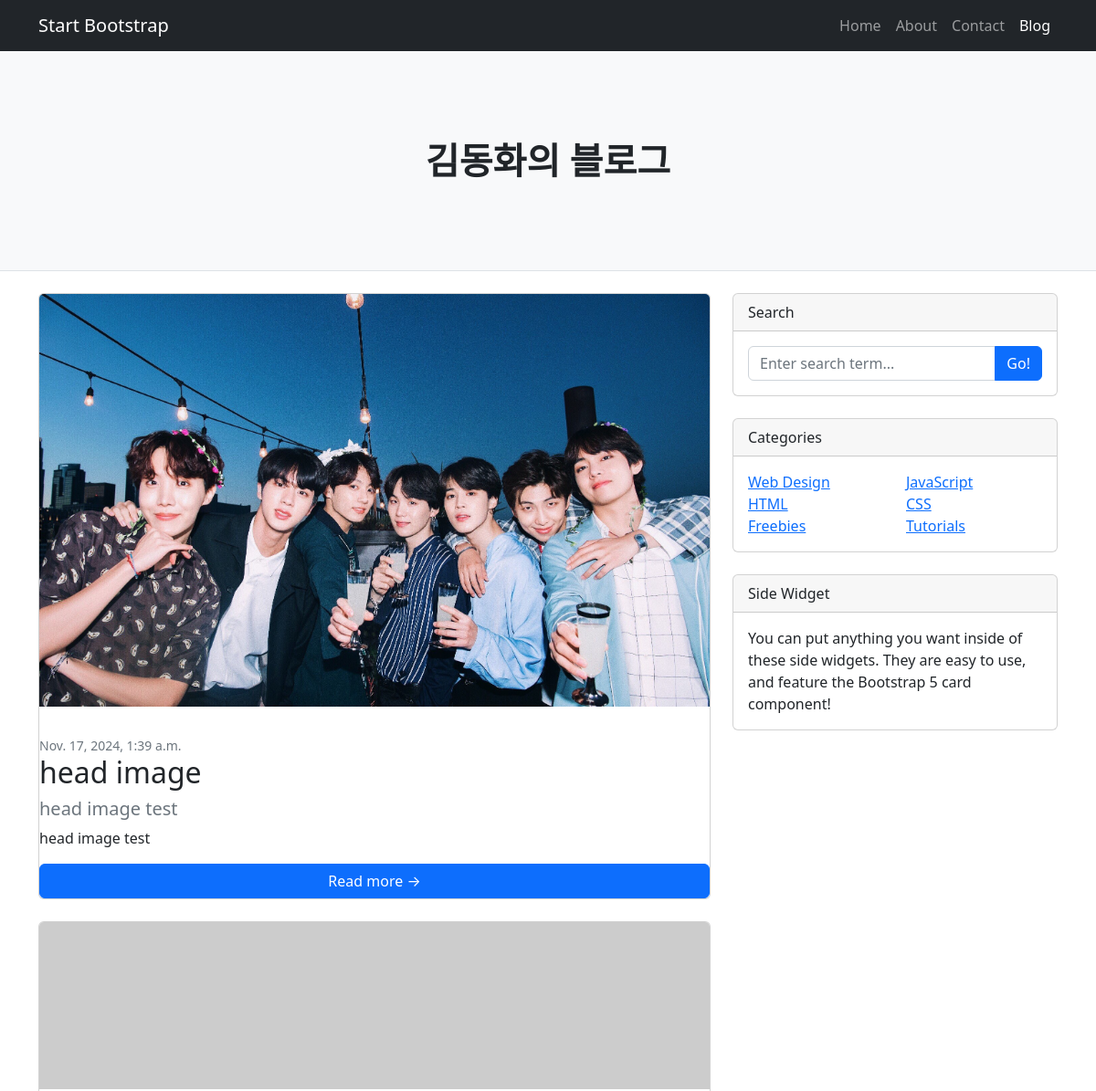
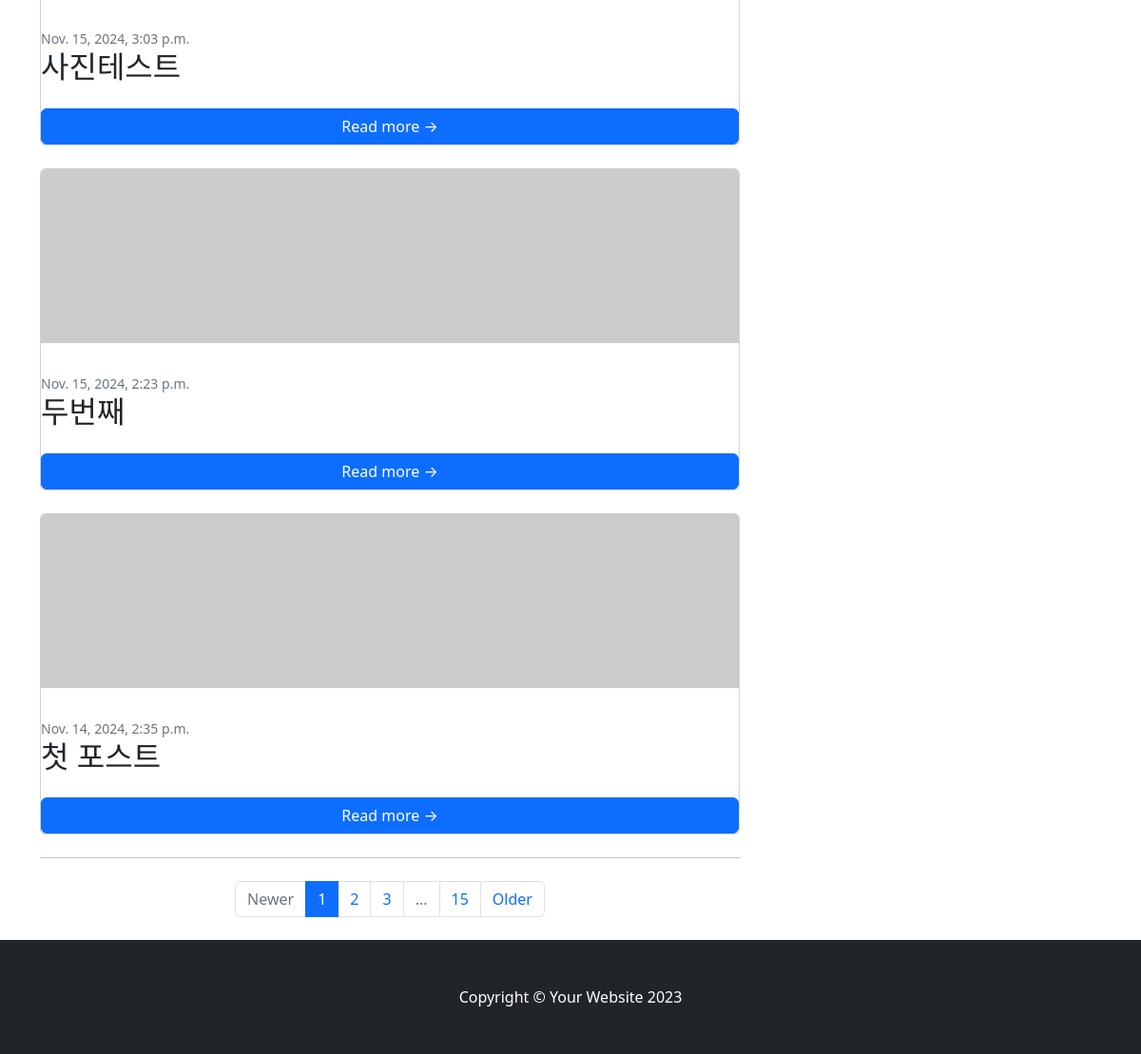
Screenshot of /blog/ with the database file from the repository (2 pictures, top to bottom).
### blog/models.py (models this page shows, shortened)
class Post(models.Model):
    title = models.CharField(max_length=30)
    hook_text = models.CharField(max_length=100, blank=True)
    content = models.TextField()
    head_image = models.ImageField(upload_to='blog/images/%Y/%m/%d/', blank=True)
    file_upload = models.FileField(upload_to='blog/files/%Y/%m/%d/', blank=True)
    created_at = models.DateTimeField(auto_now_add=True)
    updated_at = models.DateTimeField(auto_now=True)
    def __str__(self):
        return f'[{self.pk}]{self.title}'
    def get_absolute_url(self):
        return f'/blog/{self.pk}/'

### blog/views.py (the view)
# urls.py: path('', views.PostList.as_view(), name='post_list'),
class PostList(ListView):
    model = Post
    ordering = '-pk'

### blog/templates/blog/post_list.html
{% extends 'blog/base.html' %}
{% load static %}
{% block header %}
        <header class="py-5 bg-light border-bottom mb-4">
            <div class="container">
                <div class="text-center my-5">
                    <h1 class="fw-bolder">김동화의 블로그</h1>
                </div>
            </div>
        </header>
{% endblock %}
{% block content %}
    {% for p in post_list %}
<div class="card mb-4">
    {% if p.head_image %}
        <img class="card-img-top" src="{{ p.head_image.url }}" alt="{{ p }} head image">
    {% else %}
        <img class="card-img-top" src="https://picsum.photos/seed/{{ p.id }}/800/200" alt="random_image">
    {% endif %}
    <div class="card-body"></div>
                            <div class="small text-muted">{{ p.created_at }}</div>
                            <h2 class="card-title">{{ p.title }}</h2>
                            {% if p.hook_text %}
                            <h5 class="text-muted">{{ p.hook_text }}</h5>
                            {% endif %}
                            <p class="card-text">{{ p.hook_text }}</p>
                            <a class="btn btn-primary" href="{{ p.get_absolute_url }}">Read more →</a>
                            </div>
    {% endfor %}
                    <nav aria-label="Pagination">
                        <hr class="my-0" />
                        <ul class="pagination justify-content-center my-4">
                            <li class="page-item disabled"><a class="page-link" href="#" tabindex="-1" aria-disabled="true">Newer</a></li>
                            <li class="page-item active" aria-current="page"><a class="page-link" href="#!">1</a></li>
                            <li class="page-item"><a class="page-link" href="#!">2</a></li>
                            <li class="page-item"><a class="page-link" href="#!">3</a></li>
                            <li class="page-item disabled"><a class="page-link" href="#!">...</a></li>
                            <li class="page-item"><a class="page-link" href="#!">15</a></li>
                            <li class="page-item"><a class="page-link" href="#!">Older</a></li>
                        </ul>
                    </nav>
{% endblock %}

### blog/templates/blog/base.html (shortened to what this page needs)
<!DOCTYPE html>
{% load static %}
<html lang="ko">
    <head>
        <link href="{% static 'blog/css/styles.css' %}" rel="stylesheet" />
    </head>
    <body>
       {% include 'blog/navbar.html' %}
        {% block header %}
        {% endblock %}
        <div class="container">
            <div class="row">
                <div class="col-lg-8">
                    {% block content %}
                    {% endblock %}
                </div>
                <div class="col-lg-4">
                    <div class="card mb-4">
                        <div class="card-header">Search</div>
                        <div class="card-body">
                            <div class="input-group">
                                <input class="form-control" type="text" placeholder="Enter search term..." aria-label="Enter search term..." aria-describedby="button-search" />
                                <button class="btn btn-primary" id="button-search" type="button">Go!</button>
                            </div>
                        </div>
                    </div>
                    <div class="card mb-4">
                        <div class="card-header">Categories</div>
                        <div class="card-body">
                            <div class="row">
                                <div class="col-sm-6">
                                    <ul class="list-unstyled mb-0">
                                        <li><a href="#!">Web Design</a></li>
                                        <li><a href="#!">HTML</a></li>
                                        <li><a href="#!">Freebies</a></li>
                                    </ul>
                                </div>
                                <div class="col-sm-6">
                                    <ul class="list-unstyled mb-0">
                                        <li><a href="#!">JavaScript</a></li>
                                        <li><a href="#!">CSS</a></li>
                                        <li><a href="#!">Tutorials</a></li>
                                    </ul>
                                </div>
                            </div>
                        </div>
                    </div>
                    <div class="card mb-4">
                        <div class="card-header">Side Widget</div>
                        <div class="card-body">You can put anything you want inside of these side widgets. They are easy to use, and feature the Bootstrap 5 card component!</div>
                    </div>
                </div>
            </div>
        </div>
        {% include 'blog/footer.html' %}
    </body>
</html>

### blog/templates/blog/navbar.html (shortened to what this page needs)
 <nav class="navbar navbar-expand-lg navbar-dark bg-dark">
            <div class="container">
                <a class="navbar-brand" href="#!">Start Bootstrap</a>
                <div class="collapse navbar-collapse" id="navbarSupportedContent">
                    <ul class="navbar-nav ms-auto mb-2 mb-lg-0">
                        <li class="nav-item"><a class="nav-link" href="#">Home</a></li>
                        <li class="nav-item"><a class="nav-link" href="#!">About</a></li>
                        <li class="nav-item"><a class="nav-link" href="#!">Contact</a></li>
                        <li class="nav-item"><a class="nav-link active" aria-current="page" href="#">Blog</a></li>
                    </ul>
                </div>
            </div>
        </nav>

### blog/templates/blog/footer.html
<footer class="py-5 bg-dark">
            <div class="container"><p class="m-0 text-center text-white">Copyright &copy; Your Website 2023</p></div>
        </footer>

### rows the page displays
Post: head_image (picture), created_at "Nov. 17, 2024, 1:39 a.m.", title "head image", hook_text "head image test"
Post: created_at "Nov. 15, 2024, 3:03 p.m.", title "사진테스트"
Post: created_at "Nov. 15, 2024, 2:23 p.m.", title "두번째"
Post: created_at "Nov. 14, 2024, 2:35 p.m.", title "첫 포스트"
